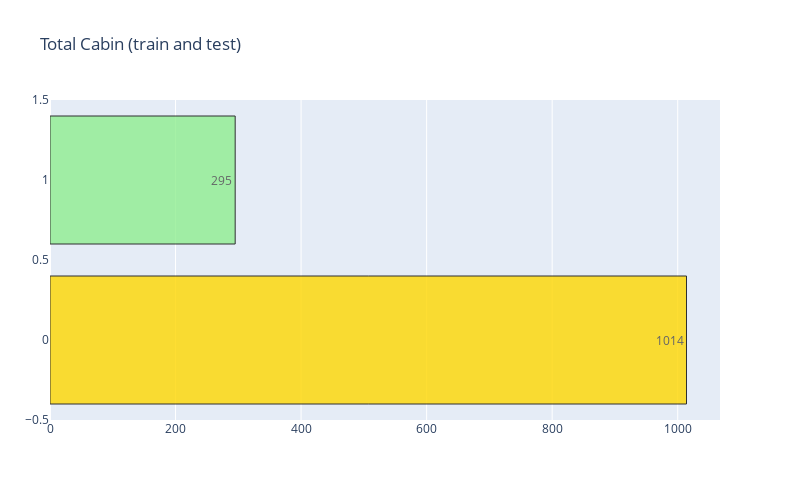
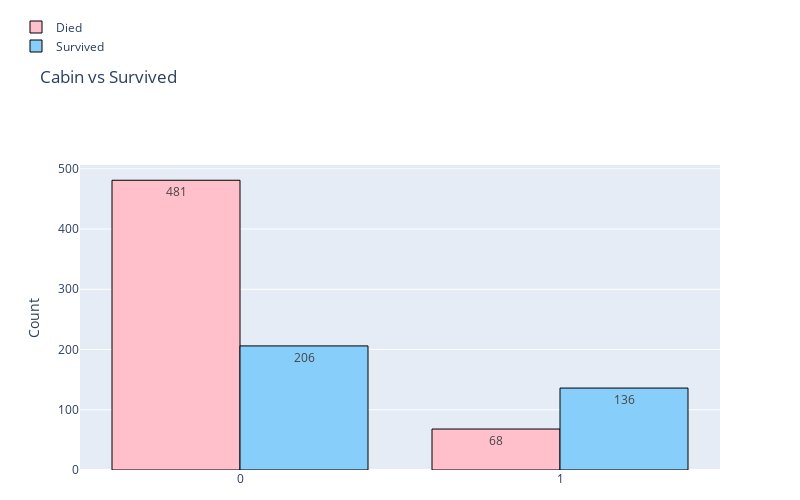
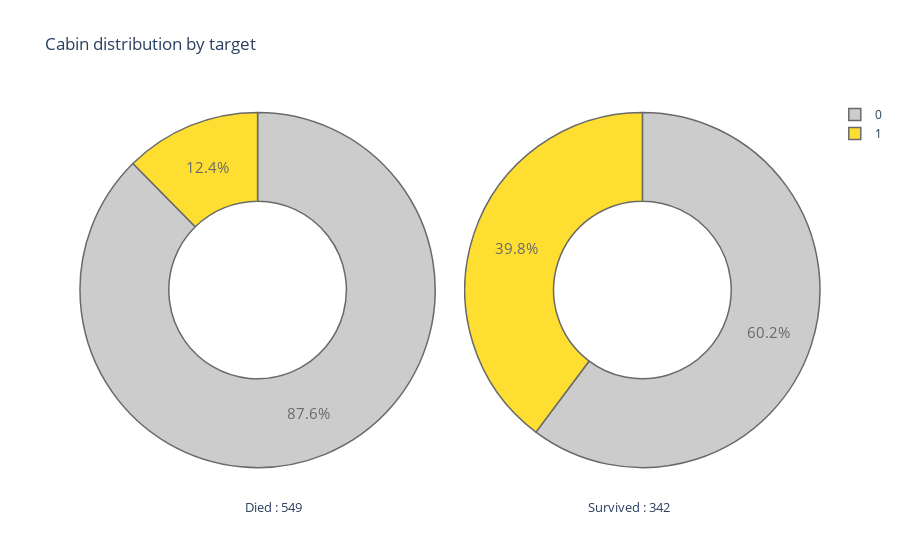

Notebook cell for these charts, in order:
### Code cell
barploth('Cabin')
barplot('Cabin', 'Cabin vs Survived')
plot_pie('Cabin')

### Figure 1 — Plotly figure (JSON) as saved in the notebook; plotly's stock layout.template omitted (floating-point values rounded to 4 significant figures)
{"data": [{"marker": {"color": ["gold", "lightgreen", "lightcoral", "lightskyblue", "lightgrey", "orange", "white", "lightpink"], "line": {"color": "black", "width": 1}}, "name": "Cabin", "opacity": 0.8, "orientation": "h", "text": ["1014", "295"], "textposition": "auto", "type": "bar", "x": [1014, 295], "y": [0, 1]}], "layout": {"autosize": true, "height": 500, "margin": {"l": 50}, "title": {"text": "Total Cabin (train and test)"}, "width": 800}}

### Figure 2 — Plotly figure (JSON) as saved in the notebook; plotly's stock layout.template omitted (floating-point values rounded to 4 significant figures)
{"data": [{"marker": {"color": "pink", "line": {"color": "#000000", "width": 1}}, "name": "Died", "opacity": 1, "text": ["481", "68"], "textposition": "auto", "type": "bar", "x": [0, 1], "y": [481, 68]}, {"marker": {"color": "lightskyblue", "line": {"color": "#000000", "width": 1}}, "name": "Survived", "opacity": 1, "text": ["206", "136"], "textposition": "auto", "type": "bar", "x": [0, 1], "y": [206, 136]}], "layout": {"autosize": true, "height": 500, "legend": {"x": -0.1, "y": 1.5}, "margin": {"b": 30}, "title": {"text": "Cabin vs Survived"}, "width": 800, "yaxis": {"title": {"text": "Count"}}}}

### Figure 3 — Plotly figure (JSON) as saved in the notebook; plotly's stock layout.template omitted (floating-point values rounded to 4 significant figures)
{"data": [{"domain": {"x": [0, 0.48]}, "hole": 0.5, "hoverinfo": "label+percent+name", "labels": [0, 1], "marker": {"colors": ["Silver", "gold", "#CF5C36", "lightblue", "magenta", "#FF5D73", "#F2D7EE", "mediumturquoise"], "line": {"width": 1.5}}, "name": "Died passenger", "opacity": 0.8, "textfont": {"size": 15}, "type": "pie", "values": [481, 68]}, {"domain": {"x": [0.52, 1]}, "hole": 0.5, "hoverinfo": "label+percent+name", "labels": [0, 1], "marker": {"line": {"width": 1.5}}, "name": "Survived passenger", "opacity": 0.8, "textfont": {"size": 15}, "type": "pie", "values": [206, 136]}], "layout": {"annotations": [{"font": {"size": 13}, "showarrow": false, "text": "Died : 549", "x": 0.22, "y": -0.1}, {"font": {"size": 13}, "showarrow": false, "text": "Survived : 342", "x": 0.8, "y": -0.1}], "title": {"text": "Cabin distribution by target "}}}
